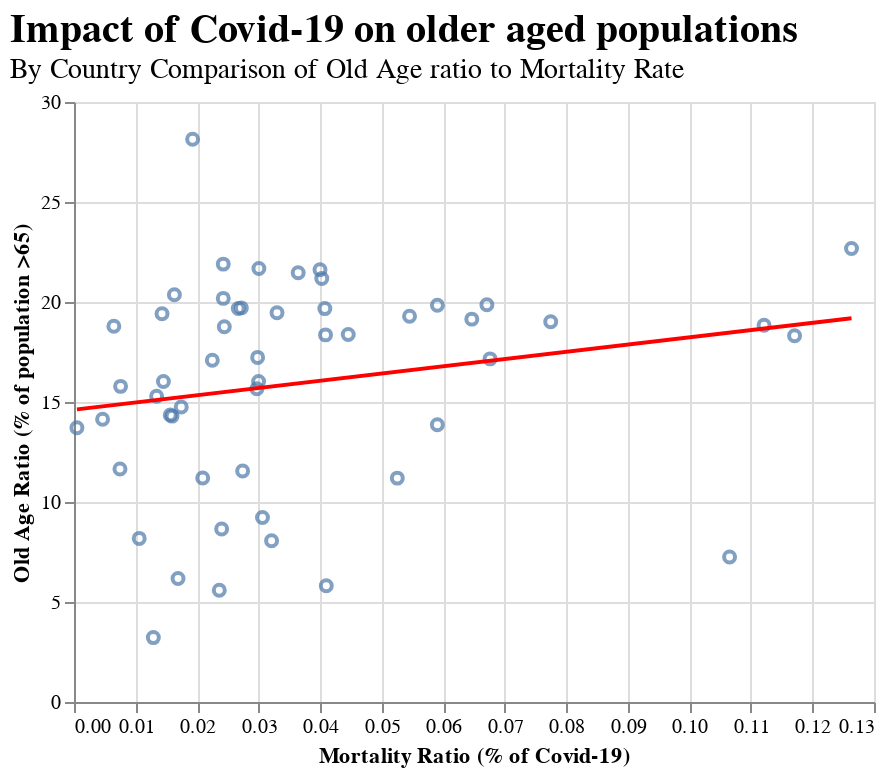

This figure's notebook cell:
### Code cell
mortality_chart = alt.Chart(combined, title=alt.TitleParams(text="Impact of Covid-19 on older aged populations",
    fontSize=20, fontWeight='bold',
    align='left', anchor='start',
    subtitle=['By Country Comparison of Old Age ratio to Mortality Rate'],
    subtitleFontSize=14)).mark_point().encode(
    x=alt.X('Mortality_Rate:Q', title='Mortality Ratio (% of Covid-19)'),
    y=alt.Y('Old_Age_Ratio:Q', title='Old Age Ratio (% of population >65)'),
    #color='death_ratio:Q',
    tooltip=['Country:N', 'Mortality_Rate:N', 'Old_Age_Ratio:Q', 'Cases:Q', 'Deaths:Q', 'Recovered:Q']
)

mortality_reg=mortality_chart.transform_regression('Mortality_Rate', 'Old_Age_Ratio').mark_line().encode(color=alt.value("#FF0000"))

mortalitylayer=mortality_chart + mortality_reg

mortalitylayer

### Figure 1 — Vega-Lite specification as saved in the notebook (floating-point values rounded to 4 significant figures)
{"config": {"view": {"continuousWidth": 400, "continuousHeight": 300}}, "layer": [{"mark": "point", "encoding": {"tooltip": [{"type": "nominal", "field": "Country"}, {"type": "nominal", "field": "Mortality_Rate"}, {"type": "quantitative", "field": "Old_Age_Ratio"}, {"type": "quantitative", "field": "Cases"}, {"type": "quantitative", "field": "Deaths"}, {"type": "quantitative", "field": "Recovered"}], "x": {"type": "quantitative", "field": "Mortality_Rate", "title": "Mortality Ratio (% of Covid-19)"}, "y": {"type": "quantitative", "field": "Old_Age_Ratio", "title": "Old Age Ratio (% of population >65)"}}, "title": {"text": "Impact of Covid-19 on older aged populations", "align": "left", "anchor": "start", "fontSize": 20, "fontWeight": "bold", "subtitle": ["By Country Comparison of Old Age ratio to Mortality Rate"], "subtitleFontSize": 14}}, {"mark": "line", "encoding": {"color": {"value": "#FF0000"}, "tooltip": [{"type": "nominal", "field": "Country"}, {"type": "nominal", "field": "Mortality_Rate"}, {"type": "quantitative", "field": "Old_Age_Ratio"}, {"type": "quantitative", "field": "Cases"}, {"type": "quantitative", "field": "Deaths"}, {"type": "quantitative", "field": "Recovered"}], "x": {"type": "quantitative", "field": "Mortality_Rate", "title": "Mortality Ratio (% of Covid-19)"}, "y": {"type": "quantitative", "field": "Old_Age_Ratio", "title": "Old Age Ratio (% of population >65)"}}, "title": {"text": "Impact of Covid-19 on older aged populations", "align": "left", "anchor": "start", "fontSize": 20, "fontWeight": "bold", "subtitle": ["By Country Comparison of Old Age ratio to Mortality Rate"], "subtitleFontSize": 14}, "transform": [{"on": "Mortality_Rate", "regression": "Old_Age_Ratio"}]}], "data": {"name": "data-497044c6543f78978d7fb6c49c6fa77c"}, "$schema": "https://vega.github.io/schema/vega-lite/v4.8.1.json", "datasets": {"data-497044c6543f78978d7fb6c49c6fa77c": [{"Alpha-2 code": "AR", "Cases": 500034, "Deaths": 10457, "Recovered": "72", "Mortality_Rate": 0.02091, "Alpha-3 code": "ARG", "Numeric": 32, "ISO": "ARG", "Country": "Argentina", "Tertiary_Education_Pct": 35.66, "Debt_to_GDP": null, "Old_Age_Ratio": 11.2, "Tourism_Pct_GDP": null, "Tourism_Pct_Employment": 10.17, "Top_10pct_Share": null, "Bottom_60pct_Share": null, "Life_Expectancy": null}, {"Alpha-2 code": "AT", "Cases": 30583, "Deaths": 747, "Recovered": "9", "Mortality_Rate": 0.02443, "Alpha-3 code": "AUT", "Numeric": 40, "ISO": "AUT", "Country": "Austria", "Tertiary_Education_Pct": 32.71, "Debt_to_GDP": 65.75, "Old_Age_Ratio": 18.76, "Tourism_Pct_GDP": 6.474, "Tourism_Pct_Employment": 6.365, "Top_10pct_Share": 55.59, "Bottom_60pct_Share": 8.004, "Life_Expectancy": 81.8}, {"Alpha-2 code": "AU", "Cases": 26516, "Deaths": 788, "Recovered": "88", "Mortality_Rate": 0.02972, "Alpha-3 code": "AUS", "Numeric": 36, "ISO": "AUS", "Country": "Australia", "Tertiary_Education_Pct": 45.73, "Debt_to_GDP": 10.97, "Old_Age_Ratio": 15.66, "Tourism_Pct_GDP": 3.099, "Tourism_Pct_Employment": 5.2, "Top_10pct_Share": 46.47, "Bottom_60pct_Share": 16.54, "Life_Expectancy": 82.8}, {"Alpha-2 code": "BE", "Cases": 89141, "Deaths": 9996, "Recovered": "858", "Mortality_Rate": 0.1121, "Alpha-3 code": "BEL", "Numeric": 56, "ISO": "BEL", "Country": "Belgium", "Tertiary_Education_Pct": 40.64, "Debt_to_GDP": 96.79, "Old_Age_Ratio": 18.84, "Tourism_Pct_GDP": null, "Tourism_Pct_Employment": null, "Top_10pct_Share": 42.5, "Bottom_60pct_Share": 18.99, "Life_Expectancy": 81.7}, {"Alpha-2 code": "BG", "Cases": 17435, "Deaths": 702, "Recovered": "9", "Mortality_Rate": 0.04026, "Alpha-3 code": "BGR", "Numeric": 100, "ISO": "BGR", "Country": "Bulgaria", "Tertiary_Education_Pct": null, "Debt_to_GDP": null, "Old_Age_Ratio": 21.17, "Tourism_Pct_GDP": null, "Tourism_Pct_Employment": null, "Top_10pct_Share": null, "Bottom_60pct_Share": null, "Life_Expectancy": null}, {"Alpha-2 code": "BR", "Cases": 4162073, "Deaths": 127464, "Recovered": "6", "Mortality_Rate": 0.03063, "Alpha-3 code": "BRA", "Numeric": 76, "ISO": "BRA", "Country": "Brazil", "Tertiary_Education_Pct": 17.21, "Debt_to_GDP": null, "Old_Age_Ratio": 9.222, "Tourism_Pct_GDP": null, "Tourism_Pct_Employment": 2.5, "Top_10pct_Share": null, "Bottom_60pct_Share": null, "Life_Expectancy": 75.7}, {"Alpha-2 code": "CA", "Cases": 136135, "Deaths": 9204, "Recovered": "9", "Mortality_Rate": 0.06761, "Alpha-3 code": "CAN", "Numeric": 124, "ISO": "CAN", "Country": "Canada", "Tertiary_Education_Pct": 57.89, "Debt_to_GDP": 36.07, "Old_Age_Ratio": 17.16, "Tourism_Pct_GDP": null, "Tourism_Pct_Employment": 3.89, "Top_10pct_Share": 51.08, "Bottom_60pct_Share": 12.44, "Life_Expectancy": 82.0}, {"Alpha-2 code": "CH", "Cases": 45306, "Deaths": 2019, "Recovered": "4", "Mortality_Rate": 0.04456, "Alpha-3 code": "CHE", "Numeric": 756, "ISO": "CHE", "Country": "Switzerland", "Tertiary_Education_Pct": 43.74, "Debt_to_GDP": 20.24, "Old_Age_Ratio": 18.37, "Tourism_Pct_GDP": null, "Tourism_Pct_Employment": 4.416, "Top_10pct_Share": null, "Bottom_60pct_Share": null, "Life_Expectancy": 83.8}, {"Alpha-2 code": "CL", "Cases": 427027, "Deaths": 11702, "Recovered": "8", "Mortality_Rate": 0.0274, "Alpha-3 code": "CHL", "Numeric": 152, "ISO": "CHL", "Country": "Chile", "Tertiary_Education_Pct": 25.17, "Debt_to_GDP": 9.185, "Old_Age_Ratio": 11.55, "Tourism_Pct_GDP": null, "Tourism_Pct_Employment": 6.461, "Top_10pct_Share": 57.71, "Bottom_60pct_Share": 8.491, "Life_Expectancy": 80.6}, {"Alpha-2 code": "CN", "Cases": 90087, "Deaths": 4733, "Recovered": "9298", "Mortality_Rate": 0.05254, "Alpha-3 code": "CHN", "Numeric": 156, "ISO": "CHN", "Country": "China (People's Republic of)", "Tertiary_Education_Pct": 9.681, "Debt_to_GDP": null, "Old_Age_Ratio": 11.19, "Tourism_Pct_GDP": null, "Tourism_Pct_Employment": null, "Top_10pct_Share": null, "Bottom_60pct_Share": null, "Life_Expectancy": 76.8}, {"Alpha-2 code": "CO", "Cases": 679513, "Deaths": 21817, "Recovered": "8", "Mortality_Rate": 0.03211, "Alpha-3 code": "COL", "Numeric": 170, "ISO": "COL", "Country": "Colombia", "Tertiary_Education_Pct": 23.39, "Debt_to_GDP": null, "Old_Age_Ratio": 8.06, "Tourism_Pct_GDP": null, "Tourism_Pct_Employment": 8.791, "Top_10pct_Share": null, "Bottom_60pct_Share": null, "Life_Expectancy": 77.1}, {"Alpha-2 code": "CR", "Cases": 51224, "Deaths": 543, "Recovered": "4", "Mortality_Rate": 0.0106, "Alpha-3 code": "CRI", "Numeric": 188, "ISO": "CRI", "Country": "Costa Rica", "Tertiary_Education_Pct": 22.6, "Debt_to_GDP": null, "Old_Age_Ratio": 8.18, "Tourism_Pct_GDP": 4.994, "Tourism_Pct_Employment": 6.63, "Top_10pct_Share": null, "Bottom_60pct_Share": null, "Life_Expectancy": 80.4}, {"Alpha-2 code": "CY", "Cases": 1514, "Deaths": 22, "Recovered": "839", "Mortality_Rate": 0.01453, "Alpha-3 code": "CYP", "Numeric": 196, "ISO": "CYP", "Country": "Cyprus", "Tertiary_Education_Pct": null, "Debt_to_GDP": null, "Old_Age_Ratio": 16.02, "Tourism_Pct_GDP": null, "Tourism_Pct_Employment": null, "Top_10pct_Share": null, "Bottom_60pct_Share": null, "Life_Expectancy": null}, {"Alpha-2 code": "CZ", "Cases": 31036, "Deaths": 444, "Recovered": "7910", "Mortality_Rate": 0.01431, "Alpha-3 code": "CZE", "Numeric": 203, "ISO": "CZE", "Country": "Czech Republic", "Tertiary_Education_Pct": 24.26, "Debt_to_GDP": 36.62, "Old_Age_Ratio": 19.41, "Tourism_Pct_GDP": 2.945, "Tourism_Pct_Employment": 4.468, "Top_10pct_Share": null, "Bottom_60pct_Share": null, "Life_Expectancy": 79.1}, {"Alpha-2 code": "DE", "Cases": 256433, "Deaths": 9342, "Recovered": "9211", "Mortality_Rate": 0.03643, "Alpha-3 code": "DEU", "Numeric": 276, "ISO": "DEU", "Country": "Germany", "Tertiary_Education_Pct": 29.07, "Debt_to_GDP": 44.4, "Old_Age_Ratio": 21.47, "Tourism_Pct_GDP": null, "Tourism_Pct_Employment": 4.796, "Top_10pct_Share": 59.76, "Bottom_60pct_Share": 6.457, "Life_Expectancy": 81.0}, {"Alpha-2 code": "DK", "Cases": 19036, "Deaths": 628, "Recovered": "971", "Mortality_Rate": 0.03299, "Alpha-3 code": "DNK", "Numeric": 208, "ISO": "DNK", "Country": "Denmark", "Tertiary_Education_Pct": 38.06, "Debt_to_GDP": 39.59, "Old_Age_Ratio": 19.46, "Tourism_Pct_GDP": null, "Tourism_Pct_Employment": 8.824, "Top_10pct_Share": 63.98, "Bottom_60pct_Share": -3.851, "Life_Expectancy": 81.0}, {"Alpha-2 code": "EE", "Cases": 2585, "Deaths": 69, "Recovered": "8", "Mortality_Rate": 0.02669, "Alpha-3 code": "EST", "Numeric": 233, "ISO": "EST", "Country": "Estonia", "Tertiary_Education_Pct": 41.13, "Debt_to_GDP": 3.227, "Old_Age_Ratio": 19.68, "Tourism_Pct_GDP": 5.428, "Tourism_Pct_Employment": 4.3, "Top_10pct_Share": 55.71, "Bottom_60pct_Share": 12.79, "Life_Expectancy": 78.4}, {"Alpha-2 code": "EG", "Cases": 100403, "Deaths": 5577, "Recovered": "95", "Mortality_Rate": 0.05555, "Alpha-3 code": "EGY", "Numeric": 818, "ISO": "EGY", "Country": "Egypt", "Tertiary_Education_Pct": null, "Debt_to_GDP": null, "Old_Age_Ratio": null, "Tourism_Pct_GDP": 4.258, "Tourism_Pct_Employment": 16.2, "Top_10pct_Share": null, "Bottom_60pct_Share": null, "Life_Expectancy": null}, {"Alpha-2 code": "ES", "Cases": 543379, "Deaths": 29628, "Recovered": "9357", "Mortality_Rate": 0.05453, "Alpha-3 code": "ESP", "Numeric": 724, "ISO": "ESP", "Country": "Spain", "Tertiary_Education_Pct": 37.25, "Debt_to_GDP": 51.69, "Old_Age_Ratio": 19.29, "Tourism_Pct_GDP": 11.79, "Tourism_Pct_Employment": 13.48, "Top_10pct_Share": 45.58, "Bottom_60pct_Share": 18.66, "Life_Expectancy": 83.5}, {"Alpha-2 code": "FI", "Cases": 8430, "Deaths": 337, "Recovered": "6700", "Mortality_Rate": 0.03998, "Alpha-3 code": "FIN", "Numeric": 246, "ISO": "FIN", "Country": "Finland", "Tertiary_Education_Pct": 45.19, "Debt_to_GDP": 41.68, "Old_Age_Ratio": 21.61, "Tourism_Pct_GDP": null, "Tourism_Pct_Employment": 5.5, "Top_10pct_Share": 45.23, "Bottom_60pct_Share": 13.55, "Life_Expectancy": 81.8}, {"Alpha-2 code": "FR", "Cases": 344101, "Deaths": 20319, "Recovered": "9513", "Mortality_Rate": 0.05905, "Alpha-3 code": "FRA", "Numeric": 250, "ISO": "FRA", "Country": "France", "Tertiary_Education_Pct": 36.9, "Debt_to_GDP": 67.42, "Old_Age_Ratio": 19.84, "Tourism_Pct_GDP": 7.365, "Tourism_Pct_Employment": 7.496, "Top_10pct_Share": 50.59, "Bottom_60pct_Share": 12.11, "Life_Expectancy": 82.8}, {"Alpha-2 code": "GB", "Cases": 355219, "Deaths": 41594, "Recovered": "8", "Mortality_Rate": 0.1171, "Alpha-3 code": "GBR", "Numeric": 826, "ISO": "GBR", "Country": "United Kingdom", "Tertiary_Education_Pct": 45.78, "Debt_to_GDP": 85.53, "Old_Age_Ratio": 18.31, "Tourism_Pct_GDP": null, "Tourism_Pct_Employment": 4.67, "Top_10pct_Share": 51.99, "Bottom_60pct_Share": 11.81, "Life_Expectancy": 81.3}, {"Alpha-2 code": "GR", "Cases": 12080, "Deaths": 293, "Recovered": "8", "Mortality_Rate": 0.02425, "Alpha-3 code": "GRC", "Numeric": 300, "ISO": "GRC", "Country": "Greece", "Tertiary_Education_Pct": 31.74, "Debt_to_GDP": 147.8, "Old_Age_Ratio": 21.89, "Tourism_Pct_GDP": null, "Tourism_Pct_Employment": 9.974, "Top_10pct_Share": 42.42, "Bottom_60pct_Share": 17.93, "Life_Expectancy": 81.9}, {"Alpha-2 code": "HR", "Cases": 12626, "Deaths": 206, "Recovered": "73", "Mortality_Rate": 0.01632, "Alpha-3 code": "HRV", "Numeric": 191, "ISO": "HRV", "Country": "Croatia", "Tertiary_Education_Pct": null, "Debt_to_GDP": null, "Old_Age_Ratio": 20.36, "Tourism_Pct_GDP": 11.4, "Tourism_Pct_Employment": 6.64, "Top_10pct_Share": null, "Bottom_60pct_Share": null, "Life_Expectancy": null}, {"Alpha-2 code": "HU", "Cases": 9715, "Deaths": 628, "Recovered": "7", "Mortality_Rate": 0.06464, "Alpha-3 code": "HUN", "Numeric": 348, "ISO": "HUN", "Country": "Hungary", "Tertiary_Education_Pct": 25.1, "Debt_to_GDP": 73.9, "Old_Age_Ratio": 19.14, "Tourism_Pct_GDP": null, "Tourism_Pct_Employment": 9.59, "Top_10pct_Share": 48.48, "Bottom_60pct_Share": 15.45, "Life_Expectancy": 76.2}, {"Alpha-2 code": "ID", "Cases": 203342, "Deaths": 8336, "Recovered": "81", "Mortality_Rate": 0.04099, "Alpha-3 code": "IDN", "Numeric": 360, "ISO": "IDN", "Country": "Indonesia", "Tertiary_Education_Pct": 11.86, "Debt_to_GDP": null, "Old_Age_Ratio": 5.812, "Tourism_Pct_GDP": 4.11, "Tourism_Pct_Employment": 8.37, "Top_10pct_Share": null, "Bottom_60pct_Share": null, "Life_Expectancy": 71.6}, {"Alpha-2 code": "IE", "Cases": 30164, "Deaths": 1781, "Recovered": "5", "Mortality_Rate": 0.05904, "Alpha-3 code": "IRL", "Numeric": 372, "ISO": "IRL", "Country": "Ireland", "Tertiary_Education_Pct": 46.94, "Debt_to_GDP": 60.7, "Old_Age_Ratio": 13.86, "Tourism_Pct_GDP": null, "Tourism_Pct_Employment": 10.28, "Top_10pct_Share": 53.79, "Bottom_60pct_Share": 7.184, "Life_Expectancy": 82.3}, {"Alpha-2 code": "IL", "Cases": 141097, "Deaths": 1054, "Recovered": "89", "Mortality_Rate": 0.00747, "Alpha-3 code": "ISR", "Numeric": 376, "ISO": "ISR", "Country": "Israel", "Tertiary_Education_Pct": 50.92, "Debt_to_GDP": 74.71, "Old_Age_Ratio": 11.65, "Tourism_Pct_GDP": null, "Tourism_Pct_Employment": 3.61, "Top_10pct_Share": null, "Bottom_60pct_Share": null, "Life_Expectancy": 82.9}, {"Alpha-2 code": "IN", "Cases": 4370128, "Deaths": 73890, "Recovered": "95", "Mortality_Rate": 0.01691, "Alpha-3 code": "IND", "Numeric": 356, "ISO": "IND", "Country": "India", "Tertiary_Education_Pct": 10.6, "Debt_to_GDP": null, "Old_Age_Ratio": 6.176, "Tourism_Pct_GDP": 3.759, "Tourism_Pct_Employment": 5.31, "Top_10pct_Share": null, "Bottom_60pct_Share": null, "Life_Expectancy": 69.5}, {"Alpha-2 code": "IS", "Cases": 2153, "Deaths": 10, "Recovered": "97", "Mortality_Rate": 0.004645, "Alpha-3 code": "ISL", "Numeric": 352, "ISO": "ISL", "Country": "Iceland", "Tertiary_Education_Pct": 43.75, "Debt_to_GDP": 81.26, "Old_Age_Ratio": 14.14, "Tourism_Pct_GDP": 8.64, "Tourism_Pct_Employment": 15.7, "Top_10pct_Share": null, "Bottom_60pct_Share": null, "Life_Expectancy": 82.9}, {"Alpha-2 code": "IT", "Cases": 281583, "Deaths": 35577, "Recovered": "9362", "Mortality_Rate": 0.1263, "Alpha-3 code": "ITA", "Numeric": 380, "ISO": "ITA", "Country": "Italy", "Tertiary_Education_Pct": 19.32, "Debt_to_GDP": 109.0, "Old_Age_Ratio": 22.68, "Tourism_Pct_GDP": null, "Tourism_Pct_Employment": 8.3, "Top_10pct_Share": 42.78, "Bottom_60pct_Share": 17.32, "Life_Expectancy": 83.4}, {"Alpha-2 code": "JP", "Cases": 73266, "Deaths": 1412, "Recovered": "9", "Mortality_Rate": 0.01927, "Alpha-3 code": "JPN", "Numeric": 392, "ISO": "JPN", "Country": "Japan", "Tertiary_Education_Pct": 51.93, "Debt_to_GDP": 183.5, "Old_Age_Ratio": 28.14, "Tourism_Pct_GDP": 1.961, "Tourism_Pct_Employment": 9.61, "Top_10pct_Share": 41.02, "Bottom_60pct_Share": 17.75, "Life_Expectancy": 84.2}, {"Alpha-2 code": "KR", "Cases": 21588, "Deaths": 344, "Recovered": "9", "Mortality_Rate": 0.01593, "Alpha-3 code": "KOR", "Numeric": 410, "ISO": "KOR", "Country": "Korea", "Tertiary_Education_Pct": 49.01, "Debt_to_GDP": 31.93, "Old_Age_Ratio": 14.29, "Tourism_Pct_GDP": null, "Tourism_Pct_Employment": null, "Top_10pct_Share": null, "Bottom_60pct_Share": 17.69, "Life_Expectancy": 82.7}, {"Alpha-2 code": "KZ", "Cases": 106498, "Deaths": 1634, "Recovered": "3", "Mortality_Rate": 0.01534, "Alpha-3 code": "KAZ", "Numeric": 398, "ISO": "KAZ", "Country": "Kazakhstan", "Tertiary_Education_Pct": null, "Debt_to_GDP": null, "Old_Age_Ratio": null, "Tourism_Pct_GDP": null, "Tourism_Pct_Employment": 5.33, "Top_10pct_Share": null, "Bottom_60pct_Share": null, "Life_Expectancy": null}, {"Alpha-2 code": "LT", "Cases": 3163, "Deaths": 86, "Recovered": "7", "Mortality_Rate": 0.02719, "Alpha-3 code": "LTU", "Numeric": 440, "ISO": "LTU", "Country": "Lithuania", "Tertiary_Education_Pct": 41.65, "Debt_to_GDP": null, "Old_Age_Ratio": 19.71, "Tourism_Pct_GDP": null, "Tourism_Pct_Employment": 4.9, "Top_10pct_Share": null, "Bottom_60pct_Share": null, "Life_Expectancy": 75.8}, {"Alpha-2 code": "LU", "Cases": 7928, "Deaths": 124, "Recovered": "80", "Mortality_Rate": 0.01564, "Alpha-3 code": "LUX", "Numeric": 442, "ISO": "LUX", "Country": "Luxembourg", "Tertiary_Education_Pct": 43.89, "Debt_to_GDP": 12.58, "Old_Age_Ratio": 14.35, "Tourism_Pct_GDP": null, "Tourism_Pct_Employment": null, "Top_10pct_Share": 48.67, "Bottom_60pct_Share": 15.28, "Life_Expectancy": 82.4}, {"Alpha-2 code": "LV", "Cases": 1443, "Deaths": 35, "Recovered": "1008", "Mortality_Rate": 0.02426, "Alpha-3 code": "LVA", "Numeric": 428, "ISO": "LVA", "Country": "Latvia", "Tertiary_Education_Pct": 33.94, "Debt_to_GDP": null, "Old_Age_Ratio": 20.18, "Tourism_Pct_GDP": null, "Tourism_Pct_Employment": 8.48, "Top_10pct_Share": 63.38, "Bottom_60pct_Share": 7.114, "Life_Expectancy": 74.9}, {"Alpha-2 code": "MA", "Cases": 77878, "Deaths": 1453, "Recovered": "8", "Mortality_Rate": 0.01866, "Alpha-3 code": "MAR", "Numeric": 504, "ISO": "MAR", "Country": "Morocco", "Tertiary_Education_Pct": null, "Debt_to_GDP": null, "Old_Age_Ratio": null, "Tourism_Pct_GDP": 6.944, "Tourism_Pct_Employment": 5.0, "Top_10pct_Share": null, "Bottom_60pct_Share": null, "Life_Expectancy": null}, {"Alpha-2 code": "MT", "Cases": 2162, "Deaths": 14, "Recovered": "653", "Mortality_Rate": 0.006475, "Alpha-3 code": "MLT", "Numeric": 470, "ISO": "MLT", "Country": "Malta", "Tertiary_Education_Pct": null, "Debt_to_GDP": null, "Old_Age_Ratio": 18.79, "Tourism_Pct_GDP": 6.129, "Tourism_Pct_Employment": 14.89, "Top_10pct_Share": null, "Bottom_60pct_Share": null, "Life_Expectancy": null}, {"Alpha-2 code": "MX", "Cases": 642860, "Deaths": 68484, "Recovered": "4", "Mortality_Rate": 0.1065, "Alpha-3 code": "MEX", "Numeric": 484, "ISO": "MEX", "Country": "Mexico", "Tertiary_Education_Pct": 17.98, "Debt_to_GDP": 27.46, "Old_Age_Ratio": 7.246, "Tourism_Pct_GDP": null, "Tourism_Pct_Employment": 5.975, "Top_10pct_Share": null, "Bottom_60pct_Share": null, "Life_Expectancy": 75.0}, {"Alpha-2 code": "NL", "Cases": 81082, "Deaths": 6281, "Recovered": "6", "Mortality_Rate": 0.07746, "Alpha-3 code": "NLD", "Numeric": 528, "ISO": "NLD", "Country": "Netherlands", "Tertiary_Education_Pct": 38.34, "Debt_to_GDP": 51.84, "Old_Age_Ratio": 19.02, "Tourism_Pct_GDP": null, "Tourism_Pct_Employment": 6.3, "Top_10pct_Share": 68.35, "Bottom_60pct_Share": -3.986, "Life_Expectancy": 81.9}, {"Alpha-2 code": "NO", "Cases": 11746, "Deaths": 264, "Recovered": "8138", "Mortality_Rate": 0.02248, "Alpha-3 code": "NOR", "Numeric": 578, "ISO": "NOR", "Country": "Norway", "Tertiary_Education_Pct": 43.58, "Debt_to_GDP": 26.08, "Old_Age_Ratio": 17.09, "Tourism_Pct_GDP": 3.648, "Tourism_Pct_Employment": 6.05, "Top_10pct_Share": 51.45, "Bottom_60pct_Share": 7.309, "Life_Expectancy": 82.8}, {"Alpha-2 code": "NZ", "Cases": 1788, "Deaths": 24, "Recovered": "83", "Mortality_Rate": 0.01342, "Alpha-3 code": "NZL", "Numeric": 554, "ISO": "NZL", "Country": "New Zealand", "Tertiary_Education_Pct": 39.29, "Debt_to_GDP": 30.45, "Old_Age_Ratio": 15.29, "Tourism_Pct_GDP": null, "Tourism_Pct_Employment": 8.0, "Top_10pct_Share": 52.94, "Bottom_60pct_Share": 12.32, "Life_Expectancy": 81.8}, {"Alpha-2 code": "PE", "Cases": 696190, "Deaths": 30123, "Recovered": "53", "Mortality_Rate": 0.04327, "Alpha-3 code": "PER", "Numeric": 604, "ISO": "PER", "Country": "Peru", "Tertiary_Education_Pct": null, "Debt_to_GDP": null, "Old_Age_Ratio": null, "Tourism_Pct_GDP": 3.9, "Tourism_Pct_Employment": 3.82, "Top_10pct_Share": null, "Bottom_60pct_Share": null, "Life_Expectancy": null}, {"Alpha-2 code": "PH", "Cases": 245143, "Deaths": 3986, "Recovered": "8", "Mortality_Rate": 0.01626, "Alpha-3 code": "PHL", "Numeric": 608, "ISO": "PHL", "Country": "Philippines", "Tertiary_Education_Pct": null, "Debt_to_GDP": null, "Old_Age_Ratio": null, "Tourism_Pct_GDP": 8.588, "Tourism_Pct_Employment": 12.8, "Top_10pct_Share": null, "Bottom_60pct_Share": null, "Life_Expectancy": null}, {"Alpha-2 code": "PL", "Cases": 71947, "Deaths": 2147, "Recovered": "7", "Mortality_Rate": 0.02984, "Alpha-3 code": "POL", "Numeric": 616, "ISO": "POL", "Country": "Poland", "Tertiary_Education_Pct": 30.92, "Debt_to_GDP": 49.68, "Old_Age_Ratio": 17.23, "Tourism_Pct_GDP": 1.175, "Tourism_Pct_Employment": null, "Top_10pct_Share": 41.84, "Bottom_60pct_Share": 18.26, "Life_Expectancy": 77.7}, {"Alpha-2 code": "PT", "Cases": 61541, "Deaths": 1849, "Recovered": "5", "Mortality_Rate": 0.03005, "Alpha-3 code": "PRT", "Numeric": 620, "ISO": "PRT", "Country": "Portugal", "Tertiary_Education_Pct": 24.98, "Debt_to_GDP": 87.96, "Old_Age_Ratio": 21.67, "Tourism_Pct_GDP": null, "Tourism_Pct_Employment": 9.81, "Top_10pct_Share": 52.13, "Bottom_60pct_Share": 12.42, "Life_Expectancy": 81.4}, {"Alpha-2 code": "RO", "Cases": 98304, "Deaths": 4018, "Recovered": "94", "Mortality_Rate": 0.04087, "Alpha-3 code": "ROU", "Numeric": 642, "ISO": "ROU", "Country": "Romania", "Tertiary_Education_Pct": null, "Debt_to_GDP": null, "Old_Age_Ratio": 18.36, "Tourism_Pct_GDP": 2.787, "Tourism_Pct_Employment": null, "Top_10pct_Share": null, "Bottom_60pct_Share": null, "Life_Expectancy": null}, {"Alpha-2 code": "RU", "Cases": 1037526, "Deaths": 18080, "Recovered": "9", "Mortality_Rate": 0.01743, "Alpha-3 code": "RUS", "Numeric": 643, "ISO": "RUS", "Country": "Russia", "Tertiary_Education_Pct": 56.7, "Debt_to_GDP": null, "Old_Age_Ratio": 14.75, "Tourism_Pct_GDP": null, "Tourism_Pct_Employment": null, "Top_10pct_Share": null, "Bottom_60pct_Share": null, "Life_Expectancy": 72.8}, {"Alpha-2 code": "SA", "Cases": 323012, "Deaths": 4165, "Recovered": "8", "Mortality_Rate": 0.01289, "Alpha-3 code": "SAU", "Numeric": 682, "ISO": "SAU", "Country": "Saudi Arabia", "Tertiary_Education_Pct": 23.62, "Debt_to_GDP": null, "Old_Age_Ratio": 3.22, "Tourism_Pct_GDP": null, "Tourism_Pct_Employment": null, "Top_10pct_Share": null, "Bottom_60pct_Share": null, "Life_Expectancy": null}, {"Alpha-2 code": "SE", "Cases": 87072, "Deaths": 5842, "Recovered": "16", "Mortality_Rate": 0.06709, "Alpha-3 code": "SWE", "Numeric": 752, "ISO": "SWE", "Country": "Sweden", "Tertiary_Education_Pct": 43.27, "Debt_to_GDP": 33.78, "Old_Age_Ratio": 19.86, "Tourism_Pct_GDP": 6.966, "Tourism_Pct_Employment": 3.4, "Top_10pct_Share": null, "Bottom_60pct_Share": null, "Life_Expectancy": 82.6}, {"Alpha-2 code": "SG", "Cases": 57166, "Deaths": 27, "Recovered": "97", "Mortality_Rate": 0.0004723, "Alpha-3 code": "SGP", "Numeric": 702, "ISO": "SGP", "Country": "Singapore", "Tertiary_Education_Pct": null, "Debt_to_GDP": null, "Old_Age_Ratio": 13.72, "Tourism_Pct_GDP": null, "Tourism_Pct_Employment": null, "Top_10pct_Share": null, "Bottom_60pct_Share": null, "Life_Expectancy": null}, {"Alpha-2 code": "SI", "Cases": 3312, "Deaths": 135, "Recovered": "1423", "Mortality_Rate": 0.04076, "Alpha-3 code": "SVN", "Numeric": 705, "ISO": "SVN", "Country": "Slovenia", "Tertiary_Education_Pct": 32.46, "Debt_to_GDP": 36.02, "Old_Age_Ratio": 19.67, "Tourism_Pct_GDP": 5.29, "Tourism_Pct_Employment": 7.682, "Top_10pct_Share": 48.62, "Bottom_60pct_Share": 17.29, "Life_Expectancy": 81.5}, {"Alpha-2 code": "SK", "Cases": 4888, "Deaths": 37, "Recovered": "7", "Mortality_Rate": 0.00757, "Alpha-3 code": "SVK", "Numeric": 703, "ISO": "SVK", "Country": "Slovak Republic", "Tertiary_Education_Pct": 24.58, "Debt_to_GDP": 39.08, "Old_Age_Ratio": 15.78, "Tourism_Pct_GDP": 2.804, "Tourism_Pct_Employment": 6.25, "Top_10pct_Share": 34.33, "Bottom_60pct_Share": 25.89, "Life_Expectancy": 77.4}, {"Alpha-2 code": "TR", "Cases": 284943, "Deaths": 6837, "Recovered": "70", "Mortality_Rate": 0.02399, "Alpha-3 code": "TUR", "Numeric": 792, "ISO": "TUR", "Country": "Turkey", "Tertiary_Education_Pct": 20.78, "Debt_to_GDP": 42.85, "Old_Age_Ratio": 8.649, "Tourism_Pct_GDP": null, "Tourism_Pct_Employment": 7.733, "Top_10pct_Share": null, "Bottom_60pct_Share": null, "Life_Expectancy": 78.3}, {"Alpha-2 code": "US", "Cases": 6358247, "Deaths": 190727, "Recovered": "924148", "Mortality_Rate": 0.03, "Alpha-3 code": "USA", "Numeric": 840, "ISO": "USA", "Country": "United States", "Tertiary_Education_Pct": 47.43, "Debt_to_GDP": 61.27, "Old_Age_Ratio": 16.03, "Tourism_Pct_GDP": null, "Tourism_Pct_Employment": 4.321, "Top_10pct_Share": 79.47, "Bottom_60pct_Share": 2.398, "Life_Expectancy": 78.7}, {"Alpha-2 code": "ZA", "Cases": 642431, "Deaths": 15168, "Recovered": "97848", "Mortality_Rate": 0.02361, "Alpha-3 code": "ZAF", "Numeric": 710, "ISO": "ZAF", "Country": "South Africa", "Tertiary_Education_Pct": 7.198, "Debt_to_GDP": null, "Old_Age_Ratio": 5.587, "Tourism_Pct_GDP": 2.799, "Tourism_Pct_Employment": 4.5, "Top_10pct_Share": null, "Bottom_60pct_Share": null, "Life_Expectancy": 63.9}]}}
